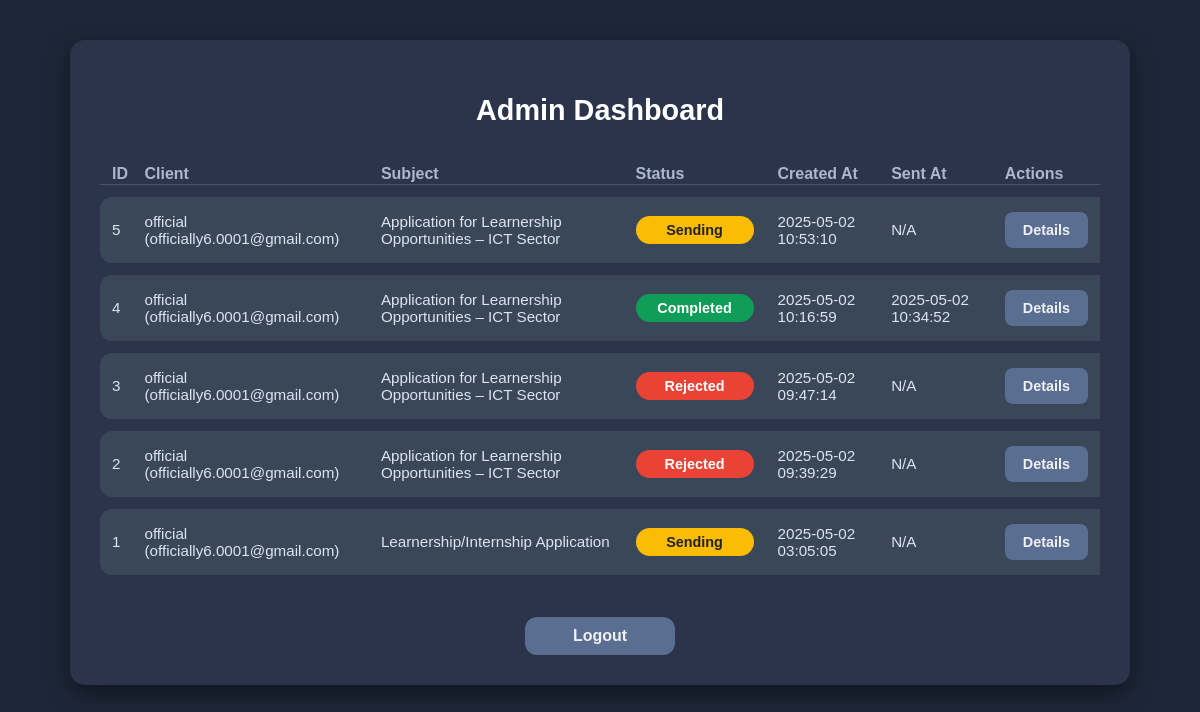
/admin (signed in), run on the app's committed database.
### app.py (models this page shows)
class Batch(db.Model):
    id = db.Column(db.Integer, primary_key=True)
    client_id = db.Column(db.Integer, db.ForeignKey('client.id'), nullable=False)
    subject = db.Column(db.String(255), nullable=False)
    body = db.Column(db.Text, nullable=False)
    status = db.Column(db.String(20), default='pending')
    created_at = db.Column(db.DateTime, default=datetime.utcnow)
    sent_at = db.Column(db.DateTime, nullable=True)
    cv_filename = db.Column(db.String(255))  # Add this line
    error = db.Column(db.Text)  # Add this for error tracking
    emails = db.relationship('BatchEmail', backref='batch', cascade='all, delete-orphan')

class Client(db.Model):
    id = db.Column(db.Integer, primary_key=True)
    google_id = db.Column(db.String(255), unique=True, nullable=False)
    email = db.Column(db.String(255), nullable=False)
    name = db.Column(db.String(255))
    token = db.Column(db.String(255))
    refresh_token = db.Column(db.String(255))
    token_uri = db.Column(db.String(255))
    client_id = db.Column(db.String(255))
    client_secret = db.Column(db.String(255))
    scopes = db.Column(db.String(500))
    batches = db.relationship('Batch', backref='client')

### app.py (the view)
@app.route('/admin')
@admin_required
def admin_dashboard():
    batches = Batch.query.order_by(Batch.created_at.desc()).all()
    return render_template('admin_dashboard.html', batches=batches)

### app.py (called while the page is built)
def admin_required(f):
    from functools import wraps
    @wraps(f)
    def decorated_function(*args, **kwargs):
        if not session.get('admin_logged_in'):
            flash("Admin login required.", "warning")
            return redirect(url_for('admin_login'))
        return f(*args, **kwargs)
    return decorated_function

### templates/admin_dashboard.html (shortened to what this page needs)
<!doctype html>
<html lang="en">
<head>
</head>
<body>
  <div class="dashboard-card">
    <h2>Admin Dashboard</h2>
    <table>
      <thead>
        <tr>
          <th>ID</th>
          <th>Client</th>
          <th>Subject</th>
          <th>Status</th>
          <th>Created At</th>
          <th>Sent At</th>
          <th>Actions</th>
        </tr>
      </thead>
      <tbody>
        {% for batch in batches %}
        <tr>
          <td>{{ batch.id }}</td>
          <td>{{ batch.client.name }} ({{ batch.client.email }})</td>
          <td>{{ batch.subject }}</td>
          <td><span class="status-badge {{ batch.status|lower }}">{{ batch.status|capitalize }}</span></td>
          <td>{{ batch.created_at.strftime('%Y-%m-%d %H:%M:%S') if batch.created_at else 'N/A' }}</td>
          <td>{{ batch.sent_at.strftime('%Y-%m-%d %H:%M:%S') if batch.sent_at else 'N/A' }}</td>
          <td class="action-buttons">
            <a href="{{ url_for('admin_batch_detail', batch_id=batch.id) }}" title="View Details">Details</a>
          </td>
        </tr>
        {% else %}
        <tr>
          <td colspan="7" style="text-align:center; padding: 20px;">No batches found.</td>
        </tr>
        {% endfor %}
      </tbody>
    </table>
    <a href="{{ url_for('logout') }}" class="logout">Logout</a>
  </div>
</body>
</html>

### templates/admin_dashboard.html (style rules this page uses)
body { margin: 0; font-family: Arial, sans-serif; background-color: #1e2739; color: #eee; min-height: 100vh; display: flex; justify-content: center; align-items: flex-start; padding: 40px 20px; }
.dashboard-card { background-color: #2b344a; border-radius: 15px; box-shadow: 0 8px 24px rgba(0, 0, 0, 0.5); padding: 30px; max-width: 1000px; width: 100%; color: #f0f0f0; }
h2 { text-align: center; margin-bottom: 25px; font-weight: 700; font-size: 1.8rem; color: #ffffff; }
table { width: 100%; border-collapse: separate; border-spacing: 0 12px; }
table thead th { text-align: left; padding-left: 12px; font-weight: 600; font-size: 1rem; border-bottom: 1px solid #445566; color: #aab8cc; }
table tbody tr { background-color: #394758; border-radius: 12px; transition: background-color 0.3s; }
table tbody td { padding: 15px 12px; vertical-align: middle; font-size: 0.95rem; color: #dde4f0; }
table tbody tr td:first-child { border-top-left-radius: 12px; border-bottom-left-radius: 12px; }
table tbody tr td:last-child { border-top-right-radius: 12px; border-bottom-right-radius: 12px; }
.status-badge { display: inline-block; padding: 6px 14px; border-radius: 9999px; font-weight: 600; font-size: 0.9rem; text-transform: capitalize; min-width: 90px; text-align: center; user-select: none; }
.sending { background-color: #fbbc04; color: #222; }
.completed { background-color: #0f9d58; color: #fff; }
.rejected { background-color: #ea4335; color: #fff; }
.action-buttons { display: flex; gap: 12px; align-items: center; }
.action-buttons a, .action-buttons button { display: flex; align-items: center; gap: 6px; border: none; border-radius: 8px; padding: 8px 16px; font-weight: 600; font-size: 0.9rem; cursor: pointer; text-decoration: none; transition: background-color 0.3s, box-shadow 0.3s; user-select: none; }
.action-buttons a { background-color: #5a6e91; color: #f0f0f0; border: 2px solid transparent; }
.logout { display: block; margin: 30px auto 0 auto; width: 150px; background-color: #5a6e91; color: #f0f0f0; text-align: center; padding: 10px 0; font-weight: 600; border-radius: 12px; cursor: pointer; text-decoration: none; transition: background-color 0.3s ease; user-select: none; }

### data on the page
Batch: id "5", client.name "official", client.email "officially6.0001@gmail.com", subject "Application for Learnership Opportunities – ICT Sector", status "Sending", created_at "2025-05-02 10:53:10", sent_at "N/A"
Batch: id "4", client.name "official", client.email "officially6.0001@gmail.com", subject "Application for Learnership Opportunities – ICT Sector", status "Completed", created_at "2025-05-02 10:16:59", sent_at "2025-05-02 10:34:52"
Batch: id "3", client.name "official", client.email "officially6.0001@gmail.com", subject "Application for Learnership Opportunities – ICT Sector", status "Rejected", created_at "2025-05-02 09:47:14", sent_at "N/A"
Batch: id "2", client.name "official", client.email "officially6.0001@gmail.com", subject "Application for Learnership Opportunities – ICT Sector", status "Rejected", created_at "2025-05-02 09:39:29", sent_at "N/A"
Batch: id "1", client.name "official", client.email "officially6.0001@gmail.com", subject "Learnership/Internship Application", status "Sending", created_at "2025-05-02 03:05:05", sent_at "N/A"
